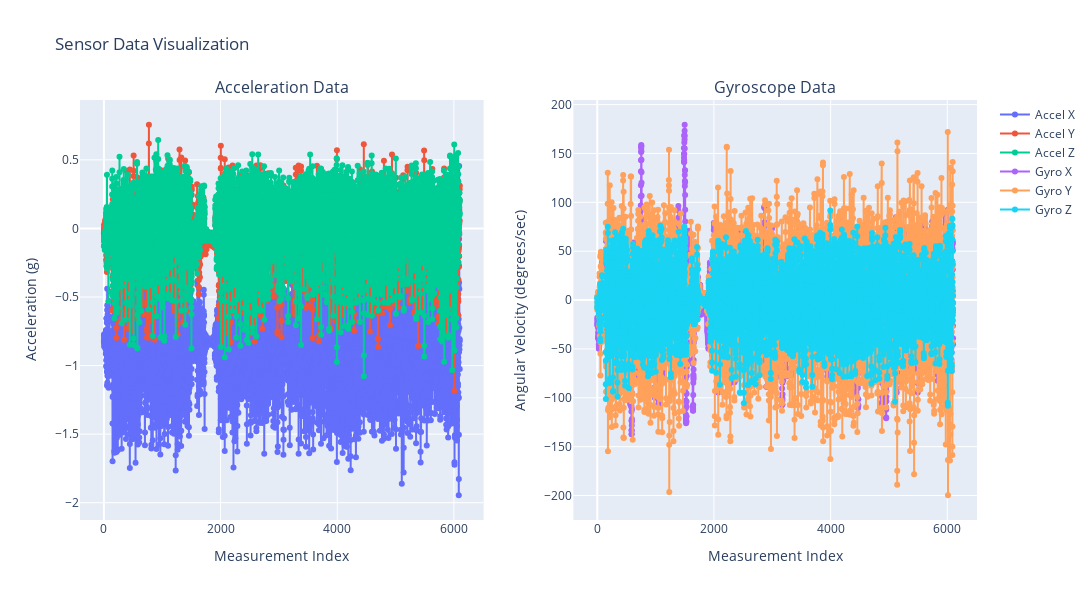

The cell this chart's notebook holds for it:
### Code cell
import plotly.graph_objects as go
from plotly.subplots import make_subplots

# Create a figure with subplots
fig = make_subplots(rows=1, cols=2, subplot_titles=("Acceleration Data", "Gyroscope Data"))

# Acceleration Data
fig.add_trace(go.Scatter(x=df.index, y=df['acceleration_x'], mode='lines+markers', name='Accel X'), row=1, col=1)
fig.add_trace(go.Scatter(x=df.index, y=df['acceleration_y'], mode='lines+markers', name='Accel Y'), row=1, col=1)
fig.add_trace(go.Scatter(x=df.index, y=df['acceleration_z'], mode='lines+markers', name='Accel Z'), row=1, col=1)

# Gyroscope Data
fig.add_trace(go.Scatter(x=df.index, y=df['gyroscope_x'], mode='lines+markers', name='Gyro X'), row=1, col=2)
fig.add_trace(go.Scatter(x=df.index, y=df['gyroscope_y'], mode='lines+markers', name='Gyro Y'), row=1, col=2)
fig.add_trace(go.Scatter(x=df.index, y=df['gyroscope_z'], mode='lines+markers', name='Gyro Z'), row=1, col=2)

# Update xaxis properties
fig.update_xaxes(title_text="Measurement Index", row=1, col=1)
fig.update_xaxes(title_text="Measurement Index", row=1, col=2)

# Update yaxis properties
fig.update_yaxes(title_text="Acceleration (g)", row=1, col=1)
fig.update_yaxes(title_text="Angular Velocity (degrees/sec)", row=1, col=2)

# Update layout for the figure
fig.update_layout(height=600, width=1200, title_text="Sensor Data Visualization", showlegend=True)

# Show the figure
fig.show()

### Figure 1 — Plotly figure (JSON) as saved in the notebook; plotly's stock layout.template omitted (floating-point values rounded to 4 significant figures; data arrays with more than 128 entries replaced by an {"elided": "..."} marker saying what was removed)
{"data": [{"mode": "lines+markers", "name": "Accel X", "type": "scatter", "x": {"elided": "6100 int values"}, "xaxis": "x", "y": {"elided": "6100 float values"}, "yaxis": "y"}, {"mode": "lines+markers", "name": "Accel Y", "type": "scatter", "x": {"elided": "6100 int values"}, "xaxis": "x", "y": {"elided": "6100 float values"}, "yaxis": "y"}, {"mode": "lines+markers", "name": "Accel Z", "type": "scatter", "x": {"elided": "6100 int values"}, "xaxis": "x", "y": {"elided": "6100 float values"}, "yaxis": "y"}, {"mode": "lines+markers", "name": "Gyro X", "type": "scatter", "x": {"elided": "6100 int values"}, "xaxis": "x2", "y": {"elided": "6100 float values"}, "yaxis": "y2"}, {"mode": "lines+markers", "name": "Gyro Y", "type": "scatter", "x": {"elided": "6100 int values"}, "xaxis": "x2", "y": {"elided": "6100 float values"}, "yaxis": "y2"}, {"mode": "lines+markers", "name": "Gyro Z", "type": "scatter", "x": {"elided": "6100 int values"}, "xaxis": "x2", "y": {"elided": "6100 float values"}, "yaxis": "y2"}], "layout": {"annotations": [{"font": {"size": 16}, "showarrow": false, "text": "Acceleration Data", "x": 0.225, "xanchor": "center", "xref": "paper", "y": 1, "yanchor": "bottom", "yref": "paper"}, {"font": {"size": 16}, "showarrow": false, "text": "Gyroscope Data", "x": 0.775, "xanchor": "center", "xref": "paper", "y": 1, "yanchor": "bottom", "yref": "paper"}], "height": 600, "showlegend": true, "title": {"text": "Sensor Data Visualization"}, "width": 1200, "xaxis": {"anchor": "y", "domain": [0, 0.45], "title": {"text": "Measurement Index"}}, "xaxis2": {"anchor": "y2", "domain": [0.55, 1], "title": {"text": "Measurement Index"}}, "yaxis": {"anchor": "x", "domain": [0, 1], "title": {"text": "Acceleration (g)"}}, "yaxis2": {"anchor": "x2", "domain": [0, 1], "title": {"text": "Angular Velocity (degrees/sec)"}}}}
